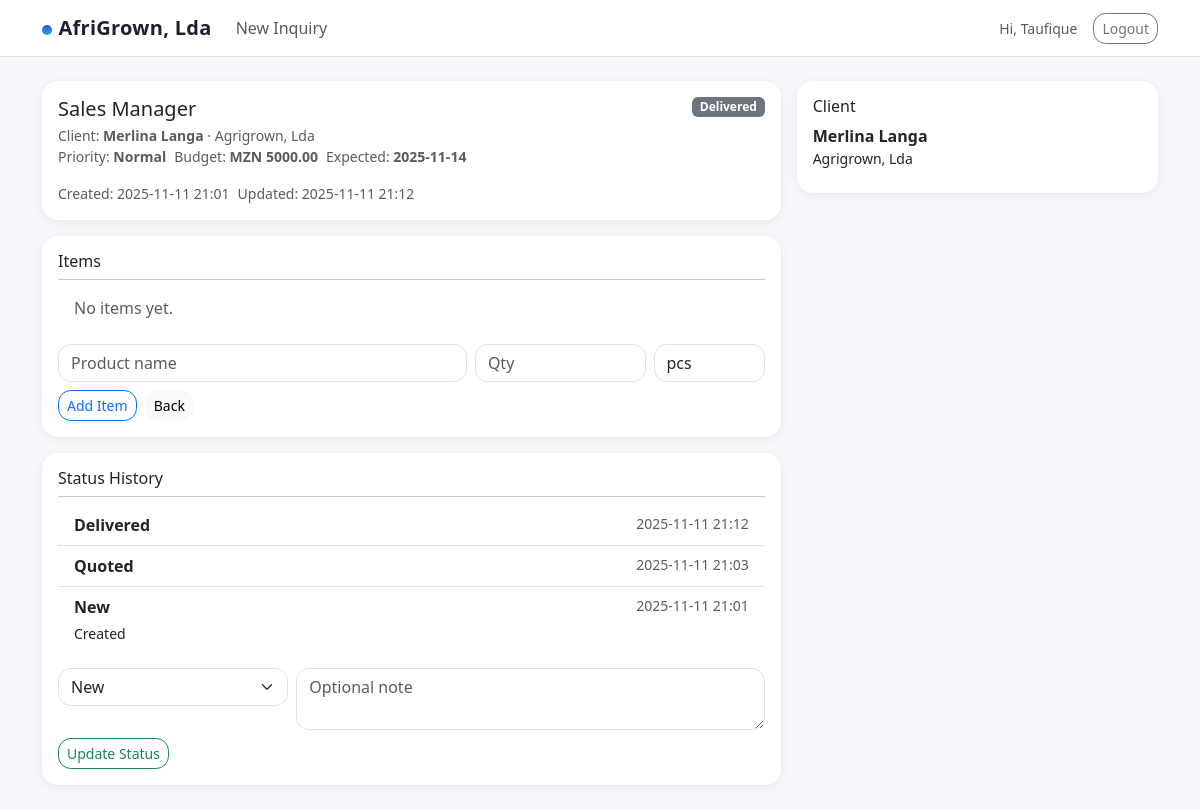
Screenshot of /inquiries/3 (signed in) with the database file from the repository.
### app.py (models this page shows, shortened)
class User(UserMixin, db.Model):
    __tablename__ = "users_afrigrown"
    id = db.Column(db.Integer, primary_key=True)
    email = db.Column(db.String(255), unique=True, nullable=False)
    name = db.Column(db.String(120), nullable=False, default="User")
    password_hash = db.Column(db.String(255), nullable=False)
    is_admin = db.Column(db.Boolean, default=False)

class Inquiry(db.Model):
    __tablename__ = "inquiries_afrigrown"
    id = db.Column(db.Integer, primary_key=True)
    title = db.Column(db.String(160), nullable=False)
    description = db.Column(db.Text)
    priority = db.Column(db.String(20), default="Normal")   # Low, Normal, High, Urgent
    status = db.Column(db.String(30), default="New")        # New, Quoted, Ordered, Shipped, Delivered, Closed, Lost
    budget = db.Column(db.Float)
    currency = db.Column(db.String(12), default="MZN")
    expected_delivery = db.Column(db.Date)
    client_id = db.Column(db.Integer, db.ForeignKey("clients_afrigrown.id"), nullable=False)
    created_by = db.Column(db.Integer, db.ForeignKey("users_afrigrown.id"))
    created_at = db.Column(db.DateTime, default=datetime.utcnow)
    updated_at = db.Column(db.DateTime, default=datetime.utcnow, onupdate=datetime.utcnow)
    client = db.relationship("Client", back_populates="inquiries")
    items = db.relationship("InquiryItem", back_populates="inquiry", cascade="all, delete-orphan", lazy=True)
    events = db.relationship("StatusEvent", back_populates="inquiry", cascade="all, delete-orphan", lazy=True)

class Client(db.Model):
    __tablename__ = "clients_afrigrown"
    id = db.Column(db.Integer, primary_key=True)
    name = db.Column(db.String(120), nullable=False)
    company = db.Column(db.String(120))
    email = db.Column(db.String(255))
    phone = db.Column(db.String(50))
    notes = db.Column(db.Text)
    created_at = db.Column(db.DateTime, default=datetime.utcnow)
    inquiries = db.relationship("Inquiry", back_populates="client", lazy=True)

class StatusEvent(db.Model):
    __tablename__ = "status_events_afrigrown"
    id = db.Column(db.Integer, primary_key=True)
    inquiry_id = db.Column(db.Integer, db.ForeignKey("inquiries_afrigrown.id"), nullable=False)
    status = db.Column(db.String(30), nullable=False)
    note = db.Column(db.Text)
    created_by = db.Column(db.Integer, db.ForeignKey("users_afrigrown.id"))
    created_at = db.Column(db.DateTime, default=datetime.utcnow)
    inquiry = db.relationship("Inquiry", back_populates="events")

### app.py (the view)
@app.route("/inquiries/<int:inquiry_id>")
@login_required
def inquiry_detail(inquiry_id):
    inq = Inquiry.query.get_or_404(inquiry_id)
    item_form = ItemForm()
    status_form = StatusForm()
    return render_template("inquiry_detail.html", inq=inq, item_form=item_form, status_form=status_form)

### app.py
class ItemForm(FlaskForm):
    product_name = StringField("Product", validators=[DataRequired(), Length(max=200)])
    qty = IntegerField("Qty", validators=[DataRequired(), NumberRange(min=1)])
    unit = StringField("Unit", default="pcs", validators=[Optional(), Length(max=40)])

class StatusForm(FlaskForm):
    status = SelectField(
        "Status",
        choices=[
            ("New", "New"), ("Quoted", "Quoted"), ("Ordered", "Ordered"), ("Shipped", "Shipped"),
            ("Delivered", "Delivered"), ("Closed", "Closed"), ("Lost", "Lost")
        ],
        default="New"
    )
    note = TextAreaField("Note", validators=[Optional()])

### app.py (called while the page is built)
@login_manager.user_loader
def load_user(user_id):
    return User.query.get(int(user_id))

@app.context_processor
def inject_globals():
    return {
        "now": datetime.now,   # or datetime.utcnow if you prefer UTC
        "brand": "AfriGrown",  # optional helper you can use in templates
    }

### templates/inquiry_detail.html (shortened to what this page needs)
{% extends 'base.html' %}
{% block content %}
<div class="row g-3">
  <div class="col-12 col-lg-8">
    <div class="card p-3">
      <div class="d-flex justify-content-between align-items-start flex-wrap gap-2">
        <div>
          <h5 class="mb-1">{{ inq.title }}</h5>
          <div class="small text-muted">
            Client: <strong>{{ inq.client.name }}</strong>
            {% if inq.client.company %} · {{ inq.client.company }}{% endif %}
          </div>
        </div>
        <span class="badge text-bg-secondary">{{ inq.status }}</span>
      </div>
      <div class="row g-2 small text-muted">
        <div class="col-auto">Priority: <strong>{{ inq.priority }}</strong></div>
        {% if inq.budget %}
          <div class="col-auto">Budget: <strong>{{ inq.currency }} {{ '%.2f'|format(inq.budget) }}</strong></div>
        {% endif %}
        {% if inq.expected_delivery %}
          <div class="col-auto">Expected: <strong>{{ inq.expected_delivery.strftime('%Y-%m-%d') }}</strong></div>
        {% endif %}
        <div class="col-auto">Created: {{ inq.created_at.strftime('%Y-%m-%d %H:%M') }}</div>
        <div class="col-auto">Updated: {{ inq.updated_at.strftime('%Y-%m-%d %H:%M') }}</div>
      </div>
    </div>
    <div class="card p-3 mt-3">
      <div class="d-flex justify-content-between align-items-center">
        <h6 class="mb-0">Items</h6>
      </div>
      <hr class="my-2">
      <ul class="list-group list-group-flush">
        {% for it in inq.items %}
          <li class="list-group-item d-flex justify-content-between align-items-center">
            <div class="me-3">{{ it.product_name }}</div>
            <span class="badge text-bg-light">{{ it.qty }} {{ it.unit }}</span>
          </li>
        {% else %}
          <li class="list-group-item text-muted">No items yet.</li>
        {% endfor %}
      </ul>
      <form class="mt-3" method="post" action="{{ url_for('add_item', inquiry_id=inq.id) }}">
        <div class="row g-2">
          <div class="col-12 col-md-7">
            {{ item_form.product_name(class="form-control", placeholder="Product name") }}
          </div>
          <div class="col-6 col-md-3">
            {{ item_form.qty(class="form-control", placeholder="Qty") }}
          </div>
          <div class="col-6 col-md-2">
            {{ item_form.unit(class="form-control", placeholder="Unit") }}
          </div>
        </div>
        <div class="mt-2">
          <button class="btn btn-outline-primary btn-sm">Add Item</button>
          <a href="{{ url_for('index') }}" class="btn btn-light btn-sm ms-1">Back</a>
        </div>
      </form>
    </div>
    <div class="card p-3 mt-3">
      <h6 class="mb-0">Status History</h6>
      <hr class="my-2">
      <ul class="list-group list-group-flush">
        {% for ev in inq.events|sort(attribute='created_at', reverse=True) %}
          <li class="list-group-item">
            <div class="d-flex justify-content-between">
              <strong>{{ ev.status }}</strong>
              <span class="text-muted small">{{ ev.created_at.strftime('%Y-%m-%d %H:%M') }}</span>
            </div>
            {% if ev.note %}<div class="small mt-1">{{ ev.note }}</div>{% endif %}
          </li>
        {% else %}
          <li class="list-group-item text-muted">No history yet.</li>
        {% endfor %}
      </ul>
      <form class="mt-3" method="post" action="{{ url_for('update_status', inquiry_id=inq.id) }}">
        <div class="row g-2">
          <div class="col-12 col-md-4">
            {{ status_form.status(class="form-select") }}
          </div>
          <div class="col-12 col-md-8">
            {{ status_form.note(class="form-control", placeholder="Optional note") }}
          </div>
        </div>
        <div class="mt-2">
          <button class="btn btn-outline-success btn-sm">Update Status</button>
        </div>
      </form>
    </div>
  </div>
  <div class="col-12 col-lg-4">
    <div class="card p-3">
      <h6 class="mb-2">Client</h6>
      <div class="fw-semibold">{{ inq.client.name }}</div>
      {% if inq.client.company %}<div class="small">{{ inq.client.company }}</div>{% endif %}
    </div>
  </div>
</div>
{% endblock %}

### templates/base.html (shortened to what this page needs)
<!doctype html>
<html lang="en">
  <head>
    <link href="https://cdn.jsdelivr.net/npm/bootstrap@5.3.3/dist/css/bootstrap.min.css" rel="stylesheet">
    <link href="{{ url_for('static', filename='login.css') }}" rel="stylesheet">
  </head>
  <body>
    <nav class="navbar navbar-expand-lg bg-white sticky-top border-bottom">
      <div class="container">
        <a class="navbar-brand" href="{{ url_for('index') }}">
          <span class="brand-dot"></span>AfriGrown, Lda
        </a>
        <div class="collapse navbar-collapse" id="nav">
          <ul class="navbar-nav me-auto mb-2 mb-lg-0">
            {% if current_user.is_authenticated %}
              <li class="nav-item">
                <a class="nav-link" href="{{ url_for('new_inquiry') }}">New Inquiry</a>
              </li>
            {% endif %}
          </ul>
          {% if current_user.is_authenticated %}
            <span class="me-3 small text-muted">Hi, {{ current_user.name }}</span>
            <a class="btn btn-outline-secondary btn-sm" href="{{ url_for('logout') }}">Logout</a>
          {% else %}
            <a class="btn btn-primary btn-sm" href="{{ url_for('login') }}">Login</a>
          {% endif %}
        </div>
      </div>
    </nav>
    <div class="container my-4">
      {% block content %}{% endblock %}
    </div>
  </body>
</html>

### static/login.css (style rules this page uses)
.brand-dot { width: 10px; height: 10px; border-radius: 999px; display: inline-block; margin-right: .4rem; background: linear-gradient(180deg, #4f46e5, #06b6d4); }

### templates/base.html (style rules this page uses)
body { background: #f7f7fb; }
.card { border: 0; box-shadow: 0 2px 10px rgba(0,0,0,0.06); border-radius: 1rem; }
.navbar-brand { font-weight: 800; letter-spacing: .3px; color: #1e1e2f; }
.form-control, .form-select { border-radius: .8rem; }
.btn { border-radius: .8rem; }

### rows the page displays
User: name "Taufique"
Inquiry: title "Sales Manager", status "Delivered", priority "Normal", currency "MZN", budget "5000.00", expected_delivery "2025-11-14", created_at "2025-11-11 21:01", updated_at "2025-11-11 21:12"
Client: client.name "Merlina Langa", client.company "Agrigrown, Lda"
StatusEvent: status "Delivered", created_at "2025-11-11 21:12"
StatusEvent: status "Quoted", created_at "2025-11-11 21:03"
StatusEvent: status "New", created_at "2025-11-11 21:01", note "Created"
